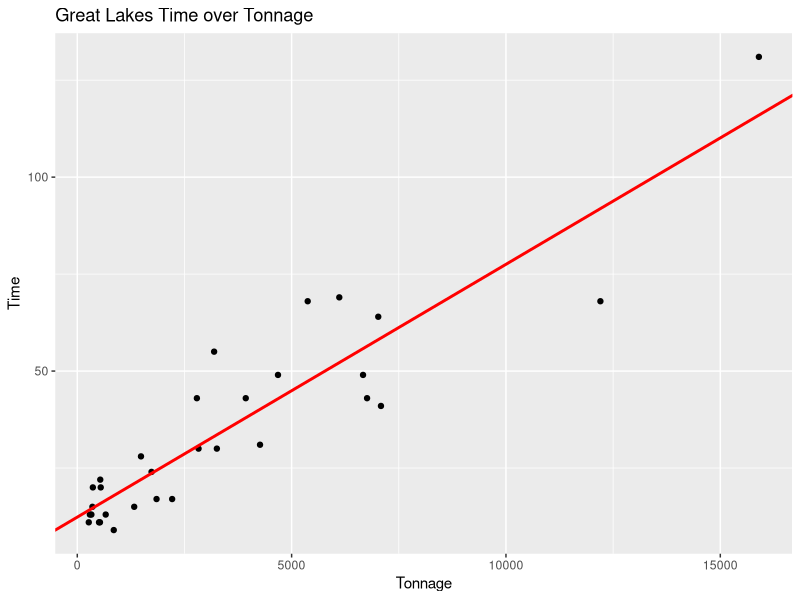
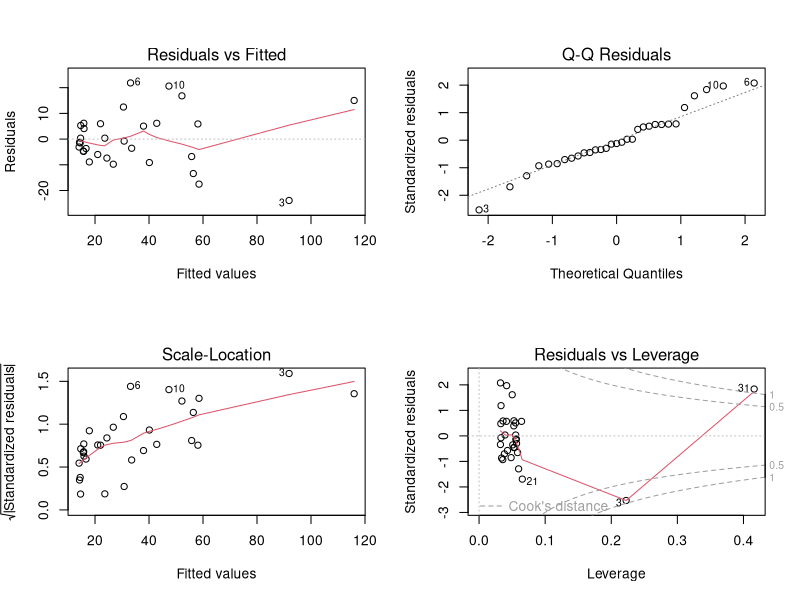
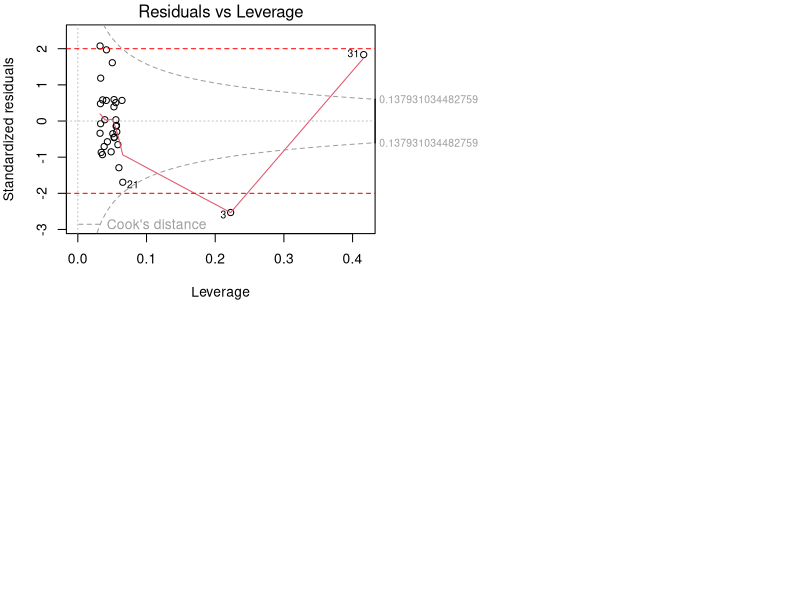
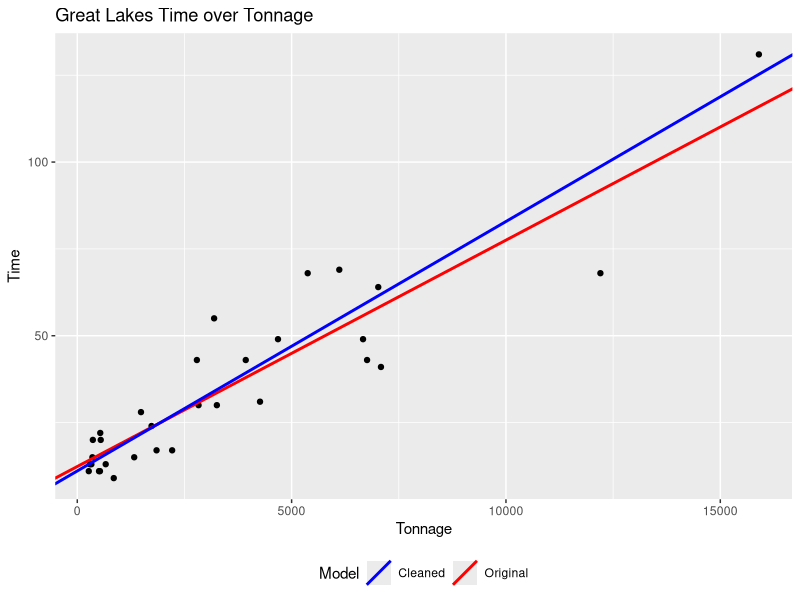
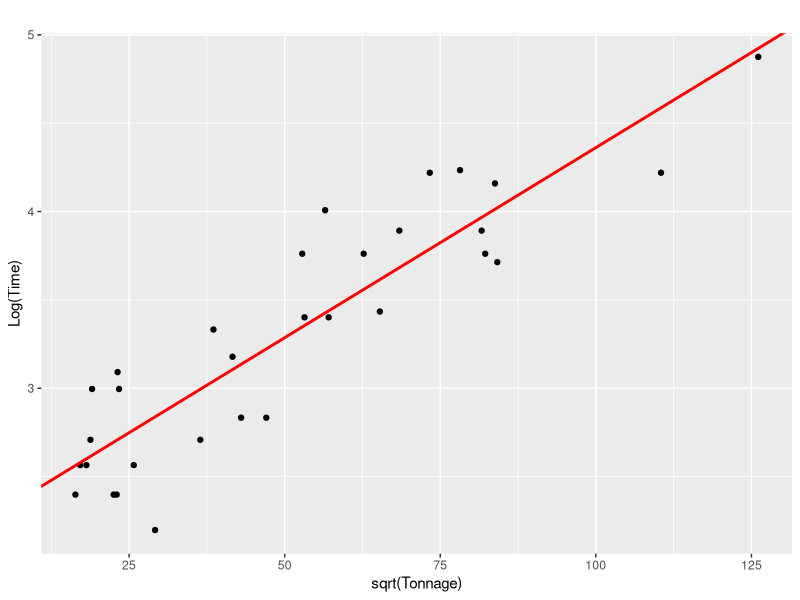
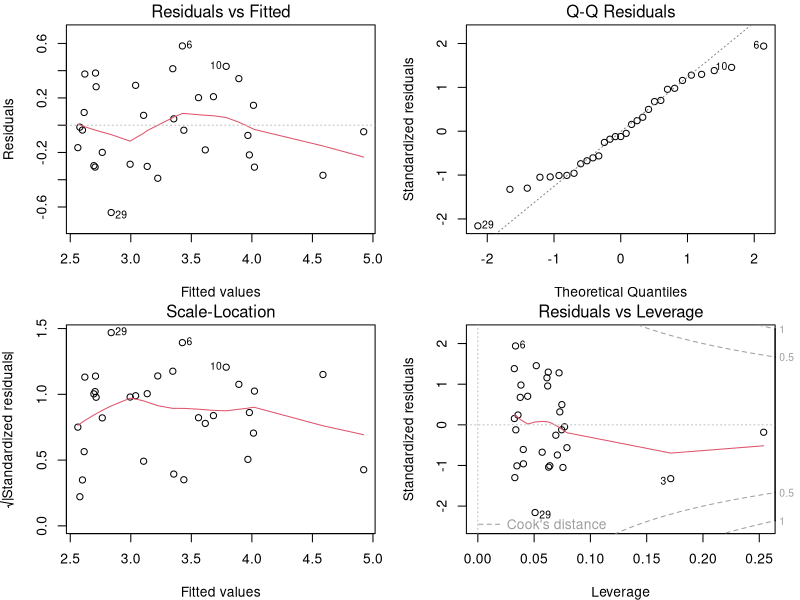

Write R code to recreate these figures, in order.
## ---- chunk 1
knitr::opts_chunk$set(echo = TRUE)
## ---- chunk 2
    1 - pnorm(15, mean = 25, sd = 4)
## ---- chunk 3
    pnorm(35, mean = 25, sd = 4) - pnorm(20, mean = 25, sd = 4)
## ---- chunk 4
    qnorm(0.99, mean = 25, sd = 4)
## ---- chunk 5
    qnorm(0.05, mean = 25, sd = 4)
    qnorm(0.95, mean = 25, sd = 4)
## ---- chunk 6
    #No Disease
    mean1 <- 195.2745
    var1 <- 1303.9231
    n1 <- 51

    #Disease
    mean2 <- 216.1906
    var2 <- 1850.2488
    n2 <- 320
## ---- chunk 7
    #calculate t and df
    t_stat <- (mean1 - mean2)/sqrt(var1/n1 + var2/n2)
    df <- (var1/n1 + var2/n2)^2 / ((var1/n1)^2/(n1-1) + (var2/n2)^2/(n2-1))

    #calculate P_val
    p_val <- 2 * pt(-abs(t_stat), df)
## ---- chunk 8
    # Calculate the mean difference
    mean_diff <- mean1 - mean2

    # Calculate the standard error of the difference
    se_diff <- sqrt(var1/n1 + var2/n2)

    # Find critical t-value for 99% confidence interval (two sided)
    t_crit <- qt(0.995, df)

    # Calculate the margin of error
    margin_error <- t_crit * se_diff

    # Calculate the confidence interval
    lower_ci <- mean_diff - margin_error
    upper_ci <- mean_diff + margin_error
## ---- chunk 9
    #read .txt file
    glakes <- read.table("glakes.txt", header = TRUE)
    summary(glakes)

    #create the linear model M_1
    glakes_lm_1 <- lm(Time~Tonnage, data = glakes)
## ---- chunk 10
    library(ggplot2)
    ggplot(data = glakes) + 
      geom_point(mapping = aes(x = Tonnage, y = Time)) +
      geom_abline(intercept = coef(glakes_lm_1)[1], slope = coef(glakes_lm_1)[2], color = "red", linewidth = 1) +
      theme(legend.position = "bottom") +
      labs(title = "Great Lakes Time over Tonnage",
           x = "Tonnage", 
           y = "Time")
## ---- chunk 11
    #model summary
    summary(glakes_lm_1)
## ---- chunk 12
    # diagnostics checing plots
    par(mfrow = c(2,2))
    plot(glakes_lm_1)
## ---- chunk 13
    par(mar = c(4, 4, 1.5, 1.5))
    plot(glakes_lm_1, which = 5, cook.levels = 4 / (nrow(glakes) - 2))
    abline(h = 2, col = "red", lty = 2)   # horizontal line at y = 2
    abline(h = -2, col = "red", lty = 2)  # horizontal line at y = -2
## ---- chunk 14
    glakes_clean <- glakes[-c(3), ]
    glakes_lm_1_clean <- lm(Time~Tonnage, data = glakes_clean)

    # Create a small data frame with model info
    lines_df <- data.frame(
      intercept = c(coef(glakes_lm_1)[1], coef(glakes_lm_1_clean)[1]),
      slope = c(coef(glakes_lm_1)[2], coef(glakes_lm_1_clean)[2]),
      Model = c("Original", "Cleaned")
    )

    ggplot(data = glakes) + 
      geom_point(mapping = aes(x = Tonnage, y = Time)) +
      geom_abline(data = lines_df, 
              mapping = aes(intercept = intercept, slope = slope, color = Model),
              linewidth = 1) +
      scale_color_manual(values = c("Original" = "red", "Cleaned" = "blue")) +
      theme(legend.position = "bottom") +
      labs(title = "Great Lakes Time over Tonnage",
       x = "Tonnage", 
       y = "Time",
       color = "Model")
## ---- chunk 15

## ---- chunk 16

## ---- chunk 17

## ---- chunk 18

## ---- chunk 19

## ---- chunk 20

## ---- chunk 21

## ---- chunk 22

## ---- chunk 23

## ---- chunk 24
    #model M_2 data transformations
    log_Time = log(glakes$Time)
    sqrt_Tonnage = sqrt(glakes$Tonnage)

    #linear regression model M_2
    glakes_lm_2 <- lm(log_Time~sqrt_Tonnage, data = glakes)
## ---- chunk 25
    #plot transformed M_2 model
    ggplot(data = glakes) + 
      geom_point(mapping = aes(x = sqrt_Tonnage, y = log_Time)) +
      geom_abline(intercept = coef(glakes_lm_2)[1], slope = coef(glakes_lm_2)[2], color = "red", linewidth = 1) +
      theme(legend.position = "bottom") +
      labs(title = "",
           x = "sqrt(Tonnage)", 
           y = "Log(Time)")
## ---- chunk 26
    #model summary
    summary(glakes_lm_2)
## ---- chunk 27
    # diagnostics checing plots
    par(mfrow = c(2,2))
    plot(glakes_lm_2)
## ---- chunk 28
        pt(11.27, 29, lower.tail=FALSE)
